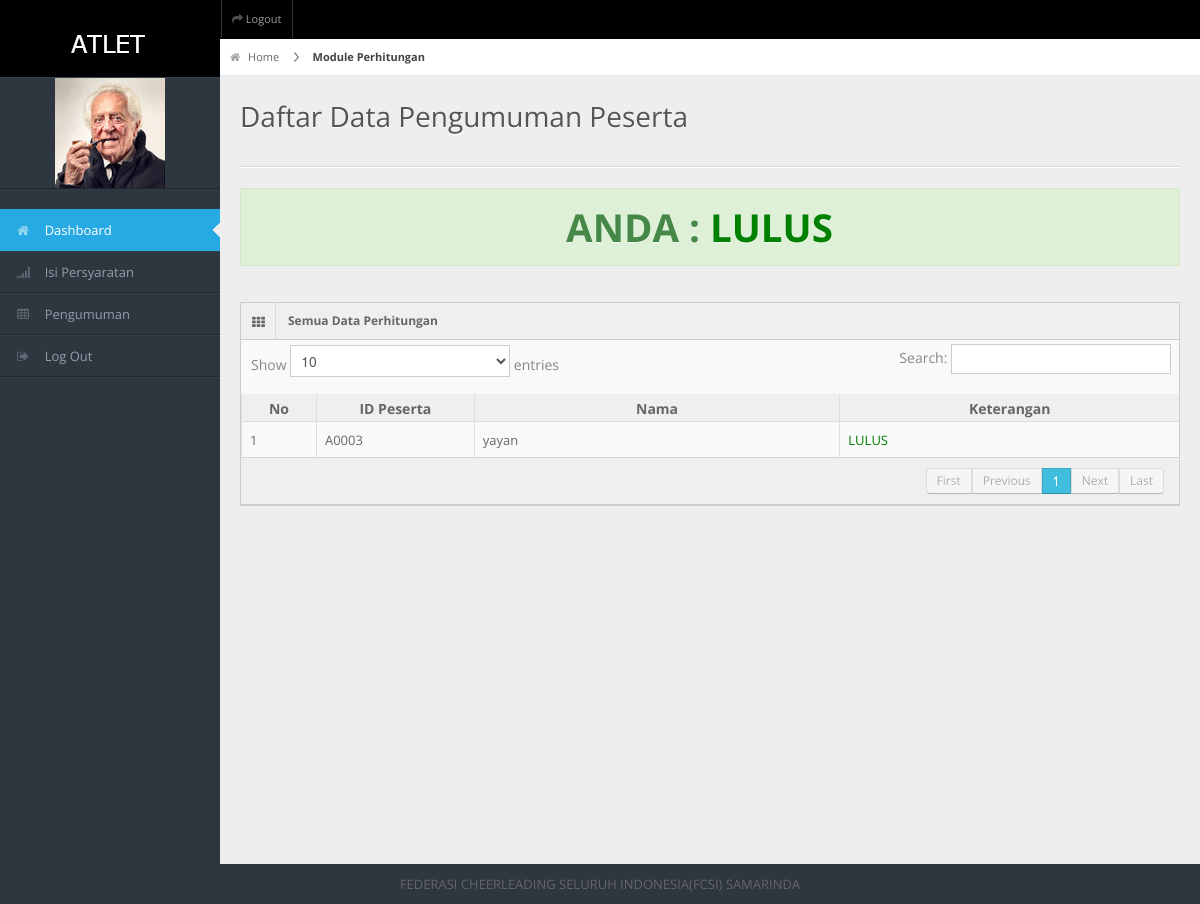
The page /spkpeserta/frame.php?load=hasil (signed in) on the database its author committed.
### tables this page shows
CREATE TABLE `hasil` (
  `id_calon` varchar(30) NOT NULL,
  `nama` varchar(50) NOT NULL,
  `thn_hitung` varchar(30) NOT NULL,
  `jpendidikan` varchar(40) NOT NULL,
  `usia` int(30) NOT NULL,
  `pengalaman` varchar(30) NOT NULL,
  `nilaites` double NOT NULL,
  `wawancara` varchar(40) NOT NULL,
  `kesehatan` varchar(50) NOT NULL,
  `nreal` double NOT NULL,
  `rank` double NOT NULL,
  `n1` double NOT NULL,
  `n2` double NOT NULL,
  `n3` double NOT NULL,
  `n4` double NOT NULL,
  `h1` double NOT NULL,
  `h2` double NOT NULL,
  `h3` double NOT NULL,
  `h4` double NOT NULL,
  `h5` double NOT NULL,
  `h6` double NOT NULL,
  `ket` varchar(20) NOT NULL,
  `u1` double NOT NULL,
  `u2` double NOT NULL,
  `u3` double NOT NULL,
  `u4` double NOT NULL,
  `u5` double NOT NULL,
  `u6` double NOT NULL,
  PRIMARY KEY (`id_calon`)
);

### spkpeserta/data/hasil/view.php (the view, shortened to what this page needs)
<div id="content-header">
   <div id="breadcrumb"> <a href="?load=dashboard" title="Go to Home" class="tip-bottom"><i class="icon-home"></i> Home</a> <a href="?load=jadwal" class="current">Module Perhitungan</a> </div>
   <h1>Daftar Data Pengumuman Peserta</h1>
 </div>
 <div class="container-fluid">
   <hr>
<div class="alert alert-success">
		<?php
		$SQL=mysqli_query($koneksi,"SELECT * FROM hasil where id_calon='$_SESSION[id_calon]'  order by rank DESC");
		   $_data=mysqli_fetch_array($SQL);
			  if ($_data['ket']== 'LULUS' ){
								$keputusan = '<span style="color:green">LULUS</span>';
							}else IF($_data['ket']== 'TIDAK LULUS' ){
								$keputusan = '<span style="color:red">TIDAK LULUS </span>';
							}else{
								$keputusan = '<span style="color:yellow">??? </span>';
							}
					echo"<center><H1><b>ANDA : $keputusan </b></H1></center>
			";
			?>
</div>
   <div class="row-fluid">
     <div class="span12">
       <div class="widget-box">
         <div class="widget-title"> <span class="icon"><i class="icon-th"></i></span>
           <h5>Semua Data Perhitungan</h5>
         </div>
	  <div style="overflow-x:auto;">
         <div class="widget-content nopadding">
           <table class="table table-bordered data-table">
             <thead>
               <tr>
                 <th width="2%" height="58">No</th>
			  <th width="5%" height="58">ID Peserta</th>
                 <th width="14%">Nama</th>
			  <th width="13%">Keterangan</th>
               </tr>
             </thead>
             <tbody>
              <?php
		   $SQL=mysqli_query($koneksi,"SELECT * FROM hasil where id_calon='$_SESSION[id_calon]' order by rank DESC");
		   $no=1;
		   while($_data=mysqli_fetch_array($SQL)){
			  if ($_data['ket']== 'LULUS' ){
								$keputusan = '<span style="color:green">LULUS</span>';
							}else{
								$keputusan = '<span style="color:red">TIDAK LULUS</span>';
							}
			   echo"
			  <tr class='$class'>
                 <td>$no</td>
			  <td>$_data[id_calon] </td>
			  <td>$_data[nama] </td>
				<td>$keputusan </td>
               </tr>
			   ";
			  $no++; }
		   ?>
             </tbody>
           </table>
	   </div>
         </div>
       </div>
     </div>
   </div>
 </div>

### spkpeserta/css/matrix-style.css (style rules this page uses)
* { outline:none !important; -moz-outline: none !important; }
html, body { height:100% }
body { overflow-x: hidden; margin-top: -10px; font-family: 'Open Sans', sans-serif; font-size:13px; color:#666; }
a { color:#666; }
select, textarea, input[type="text"], input[type="password"], input[type="datetime"], input[type="datetime-local"], input[type="date"], input[type="month"], input[type="time"], input[type="week"], input[type="number"], input[type="email"], input[type="url"], input[type="search"], input[type="tel"], input[type="color"], .uneditable-input, .label, .dropdown-menu, .btn, .well, .progress, .table-bordered, .btn-group > .btn:first-child, .btn-group > .btn:last-child, .btn-group > .btn:last-child, .btn-group > .dropdown-toggle, .alert { border-radius:0px; }
hr { border-top-color:#dadada; }
#content-header { position: abslute; width: 100%; margin-top: -38px; z-index: 20; }
#content-header h1 { color: #555555; font-size: 28px; font-weight: normal; float: none; text-shadow: 0 1px 0 #ffffff; margin-left: 20px; position: relative; }
#content-header h1, #content-header .btn-group { margin-top: 20px; }
#breadcrumb { background-color: #fff; border-bottom: 1px solid #e3ebed; }
#breadcrumb a { padding: 8px 20px 8px 10px; display: inline-block; background-image: url('../img/breadcrumb.png'); background-position: center right; background-repeat: no-repeat; font-size: 11px; color: #666666; }
#breadcrumb a:last-child { background-image:none; }
#breadcrumb a.current { font-weight: bold; color: #444444; }
#breadcrumb a i { margin-right: 5px; opacity: .6; }
.stat-boxes .peity_bar_good, .stat-boxes .peity_line_good, { color: #459D1C; }
.widget-box { background: none repeat scroll 0 0 #F9F9F9; border-left: 1px solid #CDCDCD; border-top: 1px solid #CDCDCD; border-right: 1px solid #CDCDCD; clear: both; margin-top: 16px; margin-bottom: 16px; position: relative; }
.widget-title, .modal-header, .table th, div.dataTables_wrapper .ui-widget-header { background:#efefef; border-bottom: 1px solid #CDCDCD; height: 36px; }
.widget-title span.icon { padding: 9px 10px 7px 11px; float: left; border-right:1px solid #dadada; }
.widget-title h5 { color: #666; float: left; font-size: 12px; font-weight: bold; padding: 12px; line-height: 12px; margin: 0; }
.widget-content { padding:15px; border-bottom: 1px solid #cdcdcd; }
.table th { height: auto; font-size: 14px; padding: 5px 10px 2px; border-bottom: 0; text-align: center; color: #666666; }
.nopadding { padding: 0 !important; }
.nopadding .table { margin-bottom: 0; }
.nopadding .table-bordered { border: 0; }

### spkpeserta/css/matrix-media.css (style rules this page uses)
body { background:#2E363F; }

### rows shown on the page
hasil: id_calon "A0003", nama "yayan", ket "LULUS"
